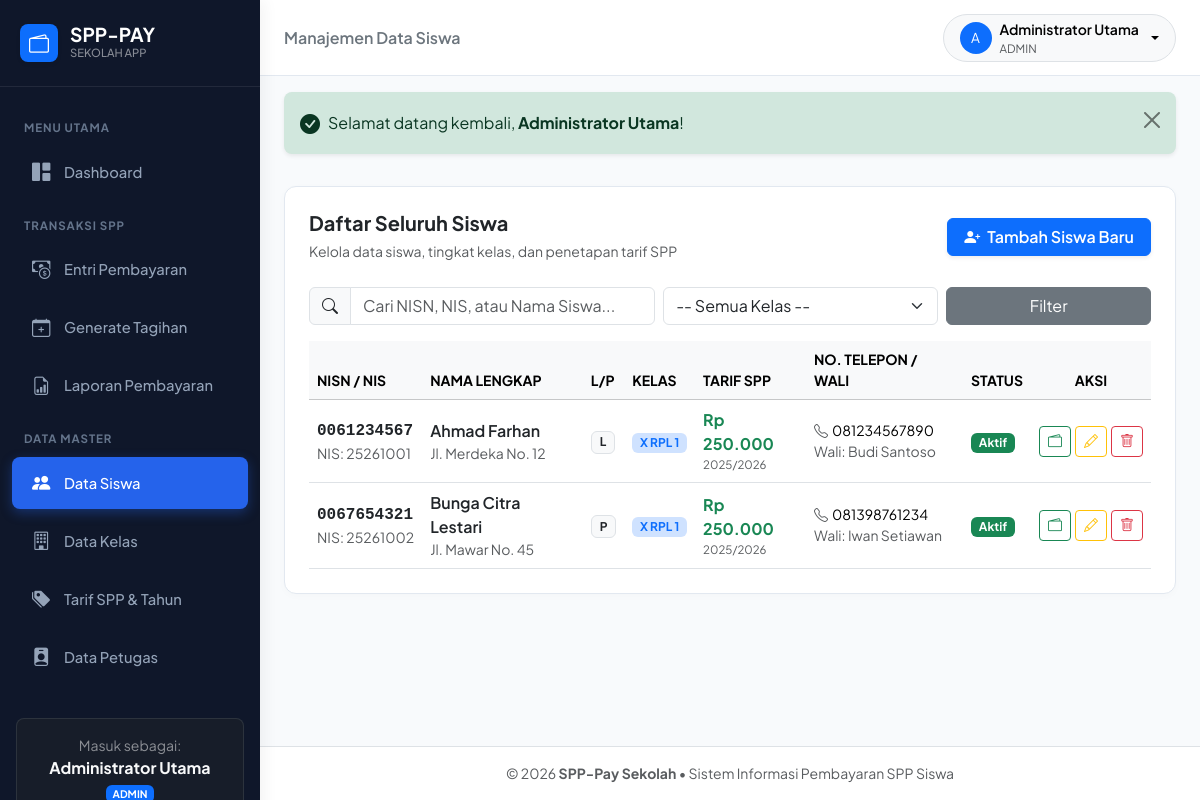
The app's page /siswa.php (signed in) with its own data.
### tables this page shows
CREATE TABLE `siswa` (
    `nisn` CHAR(10) PRIMARY KEY,  
    `nis` CHAR(8) NOT NULL UNIQUE,
    `nama` VARCHAR(100) NOT NULL,
    `jenis_kelamin` ENUM('L', 'P') NOT NULL,
    `id_kelas` INT NOT NULL,
    `id_spp` INT NOT NULL,  
    `alamat` TEXT NULL,
    `no_telp` VARCHAR(15) NULL,
    `nama_wali` VARCHAR(100) NULL,
    `no_telp_wali` VARCHAR(15) NULL,
    `status_siswa` ENUM('aktif', 'lulus', 'pindah', 'keluar') NOT NULL DEFAULT 'aktif',
    `created_at` TIMESTAMP DEFAULT CURRENT_TIMESTAMP,
    `updated_at` TIMESTAMP DEFAULT CURRENT_TIMESTAMP ON UPDATE CURRENT_TIMESTAMP,
    CONSTRAINT `fk_siswa_kelas` FOREIGN KEY (`id_kelas`) 
        REFERENCES `kelas` (`id_kelas`) ON DELETE RESTRICT ON UPDATE CASCADE,
    CONSTRAINT `fk_siswa_spp` FOREIGN KEY (`id_spp`) 
        REFERENCES `tarif_spp` (`id_spp`) ON DELETE RESTRICT ON UPDATE CASCADE
);

CREATE TABLE `kelas` (
    `id_kelas` INT AUTO_INCREMENT PRIMARY KEY,
    `nama_kelas` VARCHAR(20) NOT NULL,  
    `tingkat` ENUM('10', '11', '12', '7', '8', '9', '1', '2', '3', '4', '5', '6') NOT NULL,
    `jurusan` VARCHAR(50) DEFAULT NULL,  
    `created_at` TIMESTAMP DEFAULT CURRENT_TIMESTAMP
);

CREATE TABLE `tarif_spp` (
    `id_spp` INT AUTO_INCREMENT PRIMARY KEY,
    `tahun` VARCHAR(10) NOT NULL,  
    `nominal` DECIMAL(12, 2) NOT NULL,  
    `keterangan` VARCHAR(100) DEFAULT NULL,
    `created_at` TIMESTAMP DEFAULT CURRENT_TIMESTAMP
);

### koneksi.php (called while the page is built, shortened)
<?php
function rupiah($nominal) {
    return 'Rp ' . number_format((float)$nominal, 0, ',', '.');
}
?>

### siswa.php (the view, shortened to what this page needs)
<?php
require_once __DIR__ . '/koneksi.php';
$search = trim($_GET['q'] ?? '');
$query = "
    SELECT s.*, k.nama_kelas, ts.nominal AS tarif_spp, ts.tahun AS tahun_ajaran
    FROM siswa s
    JOIN kelas k ON s.id_kelas = k.id_kelas
    JOIN tarif_spp ts ON s.id_spp = ts.id_spp
    WHERE 1=1
";
$params = [];
$query .= " ORDER BY s.nama ASC";
$stmtSiswa = $pdo->prepare($query);
$stmtSiswa->execute($params);
$daftar_siswa = $stmtSiswa->fetchAll();
include __DIR__ . '/includes/header.php';
?>
<div class="card card-custom p-4 mb-4">
    <div class="d-flex flex-column flex-md-row justify-content-between align-items-md-center gap-3 mb-4">
        <div>
            <h5 class="fw-bold mb-1">Daftar Seluruh Siswa</h5>
            <span class="text-muted small">Kelola data siswa, tingkat kelas, dan penetapan tarif SPP</span>
        </div>
        <button type="button" class="btn btn-primary px-3 fw-semibold shadow-sm" data-bs-toggle="modal" data-bs-target="#modalTambahSiswa">
            <i class="bi bi-person-plus-fill me-1"></i> Tambah Siswa Baru
        </button>
    </div>
    <form method="GET" action="siswa.php" class="row g-2 mb-3">
        <div class="col-md-5">
            <div class="input-group">
                <span class="input-group-text bg-light"><i class="bi bi-search"></i></span>
                <input type="text" name="q" class="form-control" placeholder="Cari NISN, NIS, atau Nama Siswa..." value="<?= htmlspecialchars($search) ?>">
            </div>
        </div>
        <div class="col-md-4">
            <select name="kelas" class="form-select" onchange="this.form.submit()">
                <option value="0">-- Semua Kelas --</option>
            </select>
        </div>
        <div class="col-md-3 d-flex gap-2">
            <button type="submit" class="btn btn-secondary w-100">Filter</button>
        </div>
    </form>
    <div class="table-responsive">
        <table class="table table-hover align-middle mb-0">
            <thead class="table-light small text-uppercase text-muted">
                <tr>
                    <th>NISN / NIS</th>
                    <th>Nama Lengkap</th>
                    <th>L/P</th>
                    <th>Kelas</th>
                    <th>Tarif SPP</th>
                    <th>No. Telepon / Wali</th>
                    <th>Status</th>
                    <th class="text-center">Aksi</th>
                </tr>
            </thead>
            <tbody>
                <?php if (!empty($daftar_siswa)): ?>
                    <?php foreach ($daftar_siswa as $sw): ?>
                        <tr>
                            <td>
                                <div class="fw-bold font-monospace text-dark"><?= htmlspecialchars($sw['nisn']) ?></div>
                                <div class="text-muted small">NIS: <?= htmlspecialchars($sw['nis']) ?></div>
                            </td>
                            <td>
                                <div class="fw-semibold text-dark"><?= htmlspecialchars($sw['nama']) ?></div>
                                <div class="text-muted small"><?= htmlspecialchars($sw['alamat'] ?? '-') ?></div>
                            </td>
                            <td><span class="badge bg-light text-dark border"><?= $sw['jenis_kelamin'] ?></span></td>
                            <td><span class="badge bg-primary-subtle text-primary"><?= htmlspecialchars($sw['nama_kelas']) ?></span></td>
                            <td>
                                <div class="fw-bold text-success"><?= rupiah($sw['tarif_spp']) ?></div>
                                <div class="text-muted" style="font-size: 0.72rem;"><?= htmlspecialchars($sw['tahun_ajaran']) ?></div>
                            </td>
                            <td class="small">
                                <div><i class="bi bi-telephone me-1 text-muted"></i><?= htmlspecialchars($sw['no_telp'] ?: '-') ?></div>
                                <div class="text-muted">Wali: <?= htmlspecialchars($sw['nama_wali'] ?: '-') ?></div>
                            </td>
                            <td>
                                <span class="badge <?= ($sw['status_siswa'] === 'aktif') ? 'bg-success' : 'bg-secondary' ?> text-capitalize">
                                    <?= htmlspecialchars($sw['status_siswa']) ?>
                                </span>
                            </td>
                            <td class="text-center">
                                <div class="d-inline-flex gap-1">
                                    <a href="transaksi.php?cari=<?= urlencode($sw['nisn']) ?>" class="btn btn-sm btn-outline-success" title="Cek Tagihan & Bayar">
                                        <i class="bi bi-wallet2"></i>
                                    </a>
                                    <button type="button" class="btn btn-sm btn-outline-warning btn-edit-siswa"
                                            data-nisn="<?= htmlspecialchars($sw['nisn']) ?>"
                                            data-nis="<?= htmlspecialchars($sw['nis']) ?>"
                                            data-nama="<?= htmlspecialchars($sw['nama']) ?>"
                                            data-jk="<?= htmlspecialchars($sw['jenis_kelamin']) ?>"
                                            data-kelas="<?= $sw['id_kelas'] ?>"
                                            data-spp="<?= $sw['id_spp'] ?>"
                                            data-alamat="<?= htmlspecialchars($sw['alamat'] ?? '') ?>"
                                            data-telp="<?= htmlspecialchars($sw['no_telp'] ?? '') ?>"
                                            data-wali="<?= htmlspecialchars($sw['nama_wali'] ?? '') ?>"
                                            data-telpwali="<?= htmlspecialchars($sw['no_telp_wali'] ?? '') ?>"
                                            data-status="<?= htmlspecialchars($sw['status_siswa']) ?>"
                                            title="Edit Data">
                                        <i class="bi bi-pencil"></i>
                                    </button>
                                    <button type="button" class="btn btn-sm btn-outline-danger"
                                            data-bs-toggle="modal"
                                            data-bs-target="#modalConfirmDelete"
                                            data-href="siswa.php?action=hapus&nisn=<?= urlencode($sw['nisn']) ?>"
                                            title="Hapus Data">
                                        <i class="bi bi-trash"></i>
                                    </button>
                                </div>
                            </td>
                        </tr>
                    <?php endforeach; ?>
                <?php else: ?>
                    <tr>
                        <td colspan="8" class="text-center text-muted py-4">Belum ada data siswa yang cocok.</td>
                    </tr>
                <?php endif; ?>
            </tbody>
        </table>
    </div>
</div>
<?php include __DIR__ . '/includes/footer.php'; ?>

### includes/header.php (style rules this page uses)
:root { --sidebar-width: 260px; --primary-color: #2563eb; --primary-hover: #1d4ed8; --bg-body: #f8fafc; --card-border: #e2e8f0; }
body { font-family: 'Plus Jakarta Sans', sans-serif; background-color: var(--bg-body); color: #1e293b; min-height: 100vh; display: flex; flex-direction: column; }
.card-custom { border: 1px solid var(--card-border); border-radius: 12px; background: #ffffff; box-shadow: 0 2px 8px rgba(0, 0, 0, 0.02); transition: transform 0.2s ease, box-shadow 0.2s ease; }

### records on screen
siswa: nisn "0061234567", nis "25261001", nama "Ahmad Farhan", alamat "Jl. Merdeka No. 12", jenis_kelamin "L", id_kelas.nama_kelas "X RPL 1", id_spp.nominal "Rp 250.000", id_spp.tahun "2025/2026", no_telp "081234567890", nama_wali "Budi Santoso", status_siswa "Aktif"
siswa: nisn "0067654321", nis "25261002", nama "Bunga Citra Lestari", alamat "Jl. Mawar No. 45", jenis_kelamin "P", id_kelas.nama_kelas "X RPL 1", id_spp.nominal "Rp 250.000", id_spp.tahun "2025/2026", no_telp "081398761234", nama_wali "Iwan Setiawan", status_siswa "Aktif"

### other values on screen
$_SESSION['user_nama'] "Administrator Utama"
$role "ADMIN"
$pageHeader "Manajemen Data Siswa"
substr($userName, 0, 1) "A"
$userName "Administrator Utama"
$userRole "ADMIN"
$flash['message'] "Selamat datang kembali, Administrator Utama !"
